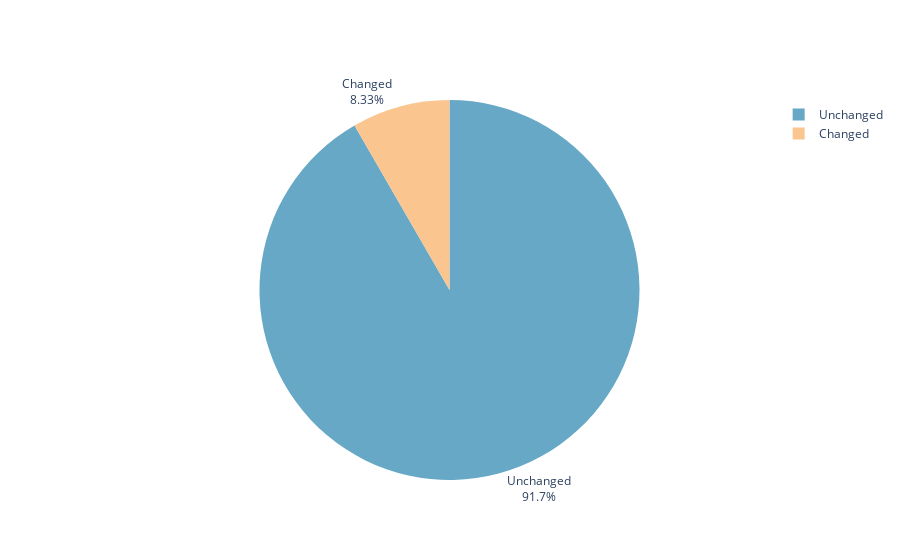

Notebook code cell kept with this figure:
### Code cell
fig = vh.create_pie_chart(df.to_frame().sort_index(),["count"])
fig.show()

### Figure 1 — Plotly figure (JSON) as saved in the notebook; plotly's stock layout.template omitted (floating-point values rounded to 4 significant figures)
{"data": [{"automargin": true, "hoverinfo": "value", "labels": ["Changed", "Unchanged"], "marker": {"colors": ["#FAC58F", "#66A8C6"]}, "textinfo": "label+percent", "textposition": "outside", "type": "pie", "values": [1, 11]}], "layout": {}}
